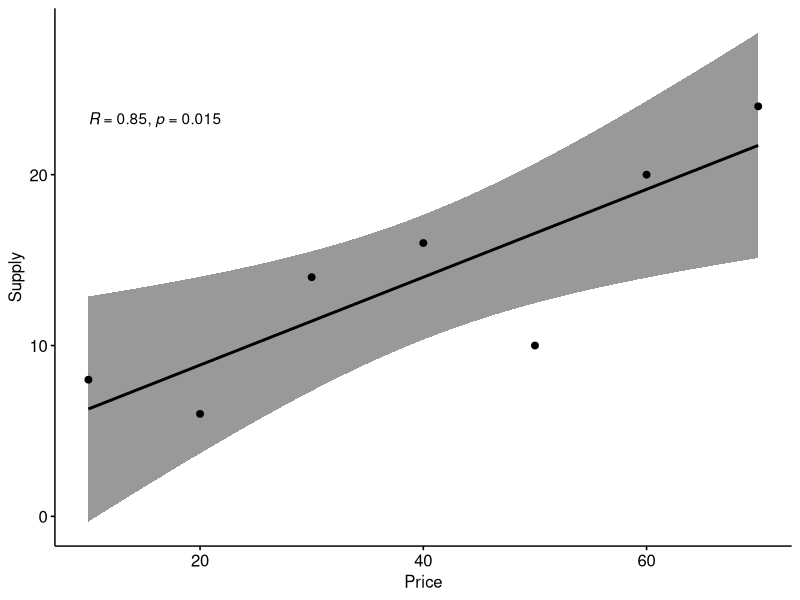

The R source for this figure:
## ---- chunk 1
knitr::opts_chunk$set(echo = TRUE)
## ---- chunk 2
# loading data
price=c(10,20,30,40,50,60,70)
supply=c(8,6,14,16,10,20,24)
## ---- chunk 3
resp1=cor.test(price,supply,method='pearson')
resp1
## ---- chunk 4
#direct calculation
rho=(sum(((price-mean(price))*(supply-mean(supply)))))/(sqrt(sum((price-mean(price))^2)*(sum((supply-mean(supply))^2))))
rho
## ---- chunk 5
my_data=data.frame(price=price,supply=supply)
head(my_data)
## ---- chunk 6

library(ggpubr)
ggscatter(my_data, x = "price", y = "supply", 
          add = "reg.line", conf.int = TRUE, 
          cor.coef = TRUE, cor.method = "pearson",
          xlab = "Price", ylab = "Supply")
